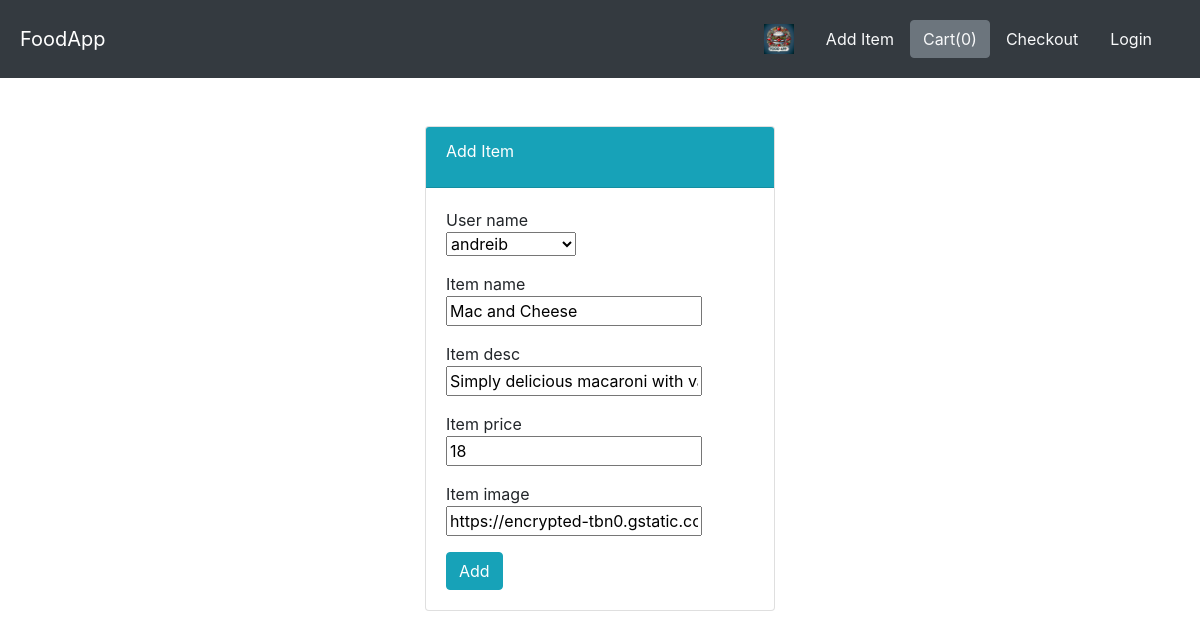
Before: /food/update/4/ with the older database file.
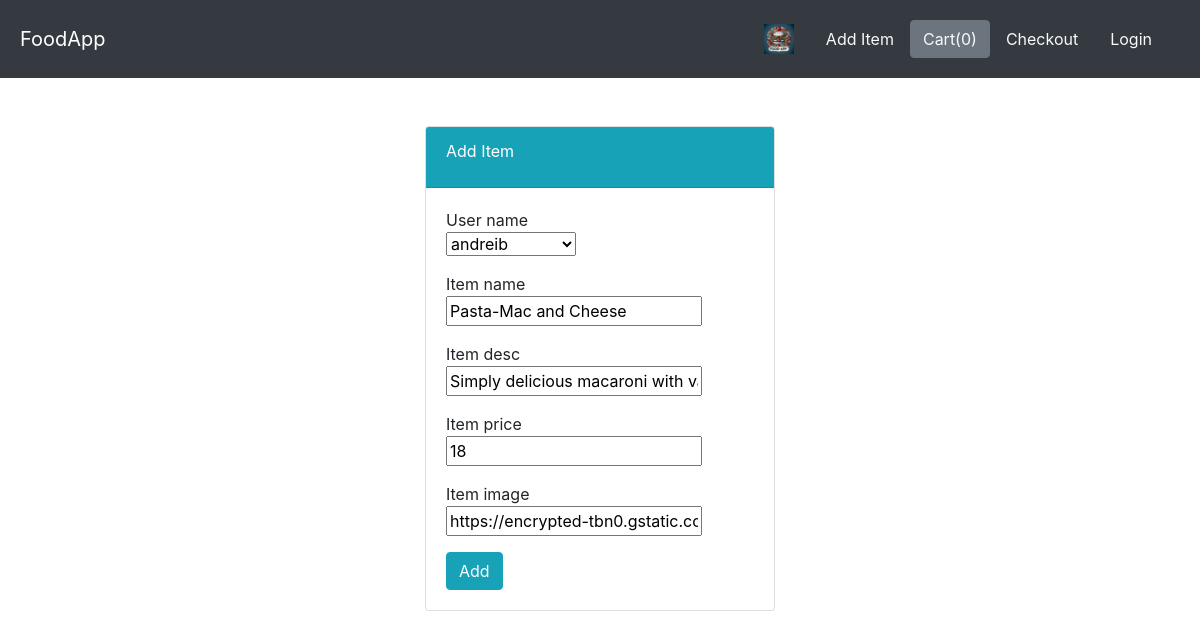
After: the same page with the newer database file.
### food/models.py (models this page shows, shortened)
class Item(models.Model):
    user_name = models.ForeignKey(User, on_delete=models.CASCADE, default=1)
    item_name = models.CharField(max_length=200)
    item_desc = models.CharField(max_length=200)
    item_price = models.IntegerField()
    item_image = models.CharField(max_length=500,
                                  default="https://cookinupastorm.biz/wp-content/uploads/2023/04/EmptyDinnerPlates.jpg")

### food/views.py (the view)
# urls.py: path('update/<int:pk>/', views.UpdateItemView.as_view(), name='update_item'),
class UpdateItemView(UpdateView):
    model = Item
    form_class = ItemForm
    template_name = 'food/item-form.html'
    success_url = reverse_lazy('food:index')

### food/forms.py
class ItemForm(forms.ModelForm):
    class Meta:
        model = Item
        fields = '__all__'

### food/templates/food/item-form.html (shortened to what this page needs)
{% extends 'food/base.html' %}
{% block content %}
    <div class="container mt-5">
        <div class="row">
            <div class="col-md-4 offset-md-4">
                <div class="card">
                    <div class="card-header text-white bg-info">
                        <div class="card-title">
                            Add Item
                        </div>
                    </div>
                    <div class="card-body">
                        <form method="POST">
                            {% for field in form %}
                                <div class="form-group">
                                {{ field.label }}
                                <br>
                                {{ field }}
                                </div>
                            {% endfor %}
                            <button class="btn btn-info text-white" type="submit">Add </button>
                        </form>
                    </div>
                </div>
            </div>
        </div>
    </div>
{% endblock %}

Changed rows visible on the page:
changed Item "andreib": item_name "Mac and Cheese" → "Pasta-Mac and Cheese"
